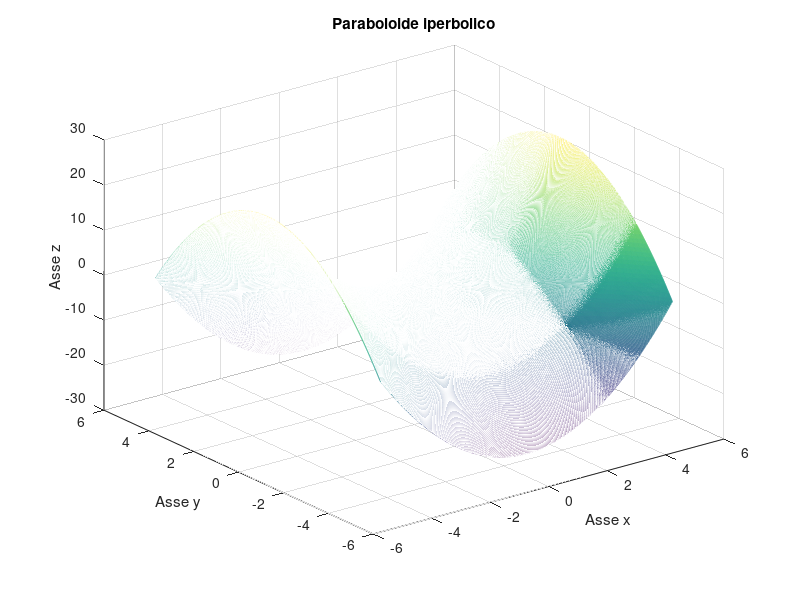

Recreate this plot in MATLAB.
x = -5:0.01:5;
y = x;
[xx yy] = meshgrid(x,y);

zz=xx.^2 - yy.^2; 

mesh(xx,yy,zz);
title('Paraboloide iperbolico')
xlabel('Asse x')
ylabel('Asse y')
zlabel('Asse z')